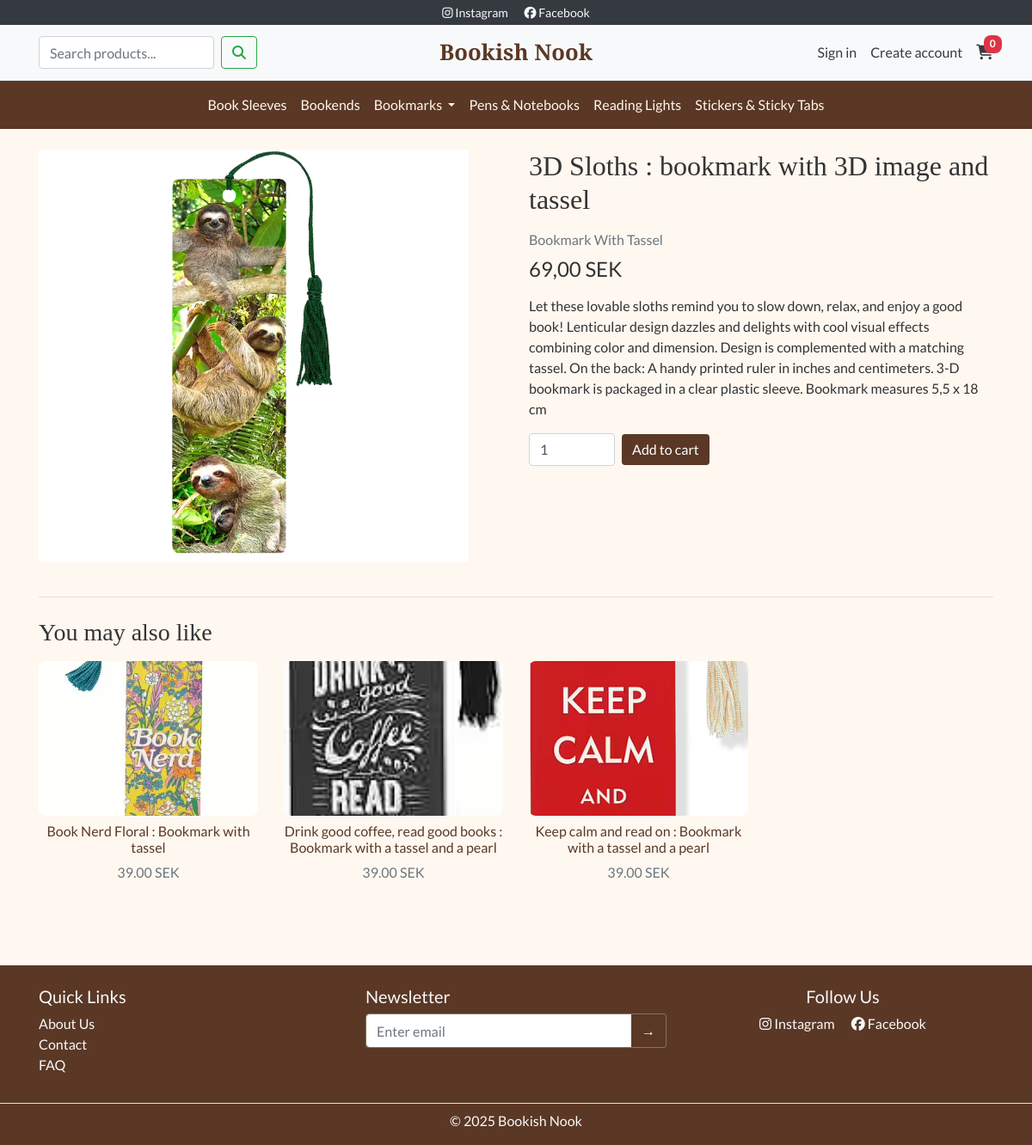
/products/3d-sloths-bookmark-with-3d-image-and-tassel/, run on the app's committed database.
### products/models.py (models this page shows, shortened)
class Category(models.Model):
    name = models.CharField(max_length=100)
    slug = models.SlugField(max_length=110, unique=False)
    parent = models.ForeignKey(
        "self", null=True, blank=True,
        related_name="children", on_delete=models.CASCADE
    )
    is_active = models.BooleanField(default=True)
    is_featured = models.BooleanField(default=False, help_text="Show on homepage")
    featured_order = models.PositiveIntegerField(default=0, help_text="Order on homepage (low first)")
    description = models.TextField(blank=True)
    image = models.ImageField(upload_to="category_images/", blank=True, null=True)
    class Meta:
        unique_together = ("parent", "slug")  # the same slug can exist under different parents
        ordering = ["parent__id", "name"]
    @property
    def slug_path(self):
        parts, c = [], self
        while c:
            parts.append(c.slug)
            c = c.parent
        return "/".join(reversed(parts))
    def get_absolute_url(self):
        return f"/products/category/{self.slug_path}/"

class Product(models.Model):
    category = models.ForeignKey(Category, on_delete=models.PROTECT, related_name="products")
    name = models.CharField(max_length=150)
    slug = models.SlugField(max_length=170, unique=True, blank=True)
    description = models.TextField(blank=True)
    price = models.DecimalField(max_digits=8, decimal_places=2)
    image = models.ImageField(upload_to="products/", blank=True, null=True)
    is_active = models.BooleanField(default=True)
    stock = models.PositiveIntegerField(default=0)
    created = models.DateTimeField(auto_now_add=True)
    updated = models.DateTimeField(auto_now=True)
    class Meta:
        ordering = ["name"]
    def get_absolute_url(self):
        return reverse("products:detail", args=[self.slug])

### products/views.py (the view)
# urls.py: path('<slug:slug>/', views.product_detail, name='detail'),  # /products/<slug>/
def product_detail(request, slug):
    product = get_object_or_404(Product, slug=slug, is_active=True)
    related = Product.objects.filter(is_active=True, category=product.category).exclude(id=product.id)[:4]
    return render(request, "products/product_detail.html", {"product": product, "related": related})

### bookshop/context_processors.py (called while the page is built)
def cart_count(request):
    cart = request.session.get("cart", {})
    return {"cart_count": sum(cart.values())}

def nav_categories(request):
    roots = Category.objects.filter(parent__isnull=True, is_active=True).order_by("name")
    bookmarks = Category.objects.filter(slug="bookmarks", parent__isnull=True).first()
    return {
        "root_categories": roots,      # alla rotkategorier
        "bookmarks_cat": bookmarks,    # Bookmarks-objektet (rot)
    }
    return {"root_categories": roots}

### products/templatetags/price_filters.py (called while the page is built)
@register.filter
def currency(value):
    try:
        amount = f"{value:,.2f}".replace(",", " ").replace(".", ",")  # sv stil
        return f"{amount}\u00A0SEK"  # NBSP
    except Exception:
        return f"{value} SEK"

### products/templates/products/product_detail.html (shortened to what this page needs)
{% extends "base.html" %}
{% load static price_filters %}
{% block content %}
<div class="row">
  <div class="col-md-6 mb-3">
    {% if product.image %}
      <img src="{{ product.image.url }}" class="img-fluid rounded product-hero-img" alt="{{ product.name }}">
    {% else %}
      <img src="{% static 'images/placeholder.jpg' %}" class="img-fluid rounded product-hero-img" alt="{{ product.name }}">
    {% endif %}
  </div>
  <div class="col-md-6">
    <h1 class="product-title bn-section-title mb-3">{{ product.name }}</h1>
    <div class="text-muted mb-2">{{ product.category.name }}</div>
    <div class="h4 mb-3">{{ product.price|currency }}</div>
    <p>{{ product.description|linebreaks }}</p>
    <form action="{% url 'cart:add' product.id %}" method="post" class="mt-3">
      <div class="form-inline">
        <input type="number" name="qty" value="1" min="1" max="{{ product.stock }}" class="form-control mr-2" style="width:100px">
        <button class="btn bn-btn-primary" {% if product.stock == 0 %}disabled{% endif %}>
          {% if product.stock == 0 %}Out of stock{% else %}Add to cart{% endif %}
        </button>
      </div>
    </form>
  </div>
</div>
{% if related %}
<hr class="my-4">
<h3 class="mb-3">You may also like</h3>
<div class="row">
  {% for p in related %}
  <div class="col-md-3 col-6 mb-4">
    <a href="{{ p.get_absolute_url }}" class="bn-card d-block text-center">
      {% if p.image %}
        <img src="{{ p.image.url }}" class="img-fluid bn-card-img" alt="{{ p.name }}">
      {% else %}
        <img src="{% static 'images/placeholder.jpg' %}" class="img-fluid bn-card-img" alt="{{ p.name }}">
      {% endif %}
      <h6 class="mt-2">{{ p.name }}</h6>
      <div class="text-muted">{{ p.price }} SEK</div>
    </a>
  </div>
  {% endfor %}
</div>
{% endif %}
{% endblock %}

### templates/includes/header.html (shortened to what this page needs)
<div class="bg-dark text-light text-center py-1 small">
  <a href="https://www.instagram.com/" class="text-light mx-2" target="_blank" rel="noopener" aria-label="Link to Instagram (opens in new tab)">
    <i class="fab fa-instagram"></i> Instagram
  </a>
  <a href="https://www.facebook.com/" class="text-light mx-2" target="_blank" rel="noopener" aria-label="Link to Facebook (opens in new tab)">
    <i class="fab fa-facebook"></i> Facebook
  </a>
</div>
<nav class="navbar navbar-light bg-light border-bottom py-2">
  <div class="container navbar-grid">
    <div class="d-flex align-items-center">
      <form action="{% url 'products:list' %}" method="get" class="form-inline d-none d-lg-flex">
        <input class="form-control mr-2"
          type="search"
          name="q"
          placeholder="Search products..."
          aria-label="Search"
          value="{{ request.GET.q|default:'' }}">
        <button class="btn btn-outline-success" type="submit">
          <i class="fas fa-search"></i>
        </button>
      </form>
    </div>
    <a class="navbar-brand bn-title text-center mx-0" href="/">Bookish Nook</a>
    <div class="d-flex align-items-center justify-content-end">
      {% if request.user.is_authenticated %}
        <a href="{% url 'profiles:dashboard' %}" class="text-dark mr-3 d-none d-lg-inline" title="My Account">
          <i class="far fa-user"></i>
        </a>
        <a href="{% url 'account_logout' %}" class="text-dark mr-3 d-none d-lg-inline">Logout</a>
      {% else %}
        <a href="{% url 'account_login' %}?modal=1" class="text-dark mr-3 d-none d-lg-inline" data-auth-modal="login">Sign in</a>
        <a href="{% url 'account_signup' %}?modal=1" class="text-dark mr-3 d-none d-lg-inline" data-auth-modal="signup">Create account</a>
      {% endif %}
      <a href="{% url 'cart:view' %}" class="text-dark position-relative" title="Cart">
        <i class="fas fa-shopping-cart"></i>
        <span class="badge badge-pill badge-danger position-absolute" style="top:-8px; right:-10px;">
          {{ cart_count|default:0 }}
        </span>
      </a>
    </div>
  </div>
</nav>
<nav class="navbar navbar-expand-lg navbar-dark bn-brown">
  <div class="collapse navbar-collapse justify-content-center" id="mainNav">
  <ul class="navbar-nav bn-navbar">
  {% for root in root_categories %}
    {% if bookmarks_cat and root.id == bookmarks_cat.id %}
      <li class="nav-item dropdown">
        <a class="nav-link dropdown-toggle"
           href="{{ bookmarks_cat.get_absolute_url }}"
           id="navBookmarks"
           data-toggle="dropdown" aria-haspopup="true" aria-expanded="false">
          {{ bookmarks_cat.name }}
        </a>
      </li>
    {% else %}
      <li class="nav-item">
        <a class="nav-link" href="{{ root.get_absolute_url }}">{{ root.name }}</a>
      </li>
    {% endif %}
  {% endfor %}
  </ul>
  </div>
</nav>

### static/css/style.css (style rules this page uses)
html, body { overflow-x: hidden; }
body { font-family: 'Lato', sans-serif; color: #333333; background-color: #FFF8F0; }
h1, h2, h3, .bn-title, .bn-section-title { font-family: 'Playfair Display', serif; }
.bn-brown { background-color: #5A3825; }
.bn-btn-primary { background-color: #5A3825; border: none; color: #FFF8F0; }
.bn-title { font-size: 1.4rem; font-weight: 700; }
.navbar-grid { display: grid; grid-template-columns: 1fr auto 1fr; align-items: center; gap: .5rem; }
.navbar-light .navbar-brand.bn-title { color: #5A3825 !important; font-size: 1.6rem; font-weight: 700; }
.navbar .btn-link i, .navbar a i { font-size: 1.1rem; }
.navbar-dark .navbar-nav .nav-link { color: #FFF8F0; }
.navbar .container.navbar-grid { display: grid !important; grid-template-columns: 1fr auto 1fr; align-items: center; gap: .5rem; }
.navbar .container.navbar-grid .bn-title { justify-self: center; margin: 0; }
.bn-card-img { height: 180px; width: 100%; object-fit: cover; border-radius: 8px; }
.badge { border-radius: .5rem; padding: .35em .6em; font-weight: 600; }
a, .btn-link { color: #5A3825; text-decoration: none; }
.bn-btn-primary { background-color: #5A3825; color: #fff; border: none; }
html, body { height: 100%; }
body { display: flex; flex-direction: column; min-height: 100vh; }
.product-hero-img { width: 100%; height: auto; max-height: 60vh; object-fit: contain; background: #fff; }
.product-title { font-size: clamp(1.25rem, 2.5vw + 0.5rem, 2rem); }
.product-image, .product-hero-img { width: 100%; height: auto; max-width: 400px; aspect-ratio: 1 / 1; object-fit: contain; background-color: #fff; border-radius: 8px; }
@media (min-width: 992px) { .product-hero-img { max-width: 500px; } }

### data on the page
Category: name "Book Sleeves"
Category: name "Bookends"
Category: name "Bookmarks"
Category: name "Pens & Notebooks"
Category: name "Reading Lights"
Category: name "Stickers & Sticky Tabs"
Product: image (picture), name "3D Sloths : bookmark with 3D image and tassel", category.name "Bookmark With Tassel", price "69,00 SEK", description "Let these lovable sloths remind you to slow down, relax, and enjoy a good book! Lenticular design dazzles and delights with cool visual effects combining color and dimension. Design is complemented with a matching tassel. On the back: A handy printed ruler in inches and centimeters. 3-D bookmark is packaged in a clear plastic sleeve. Bookmark measures 5,5 x 18 cm"
Product: image (picture), name "Book Nerd Floral : Bookmark with tassel", price "39.00"
Product: image (picture), name "Drink good coffee, read good books : Bookmark with a tassel and a pearl", price "39.00"
Product: image (picture), name "Keep calm and read on : Bookmark with a tassel and a pearl", price "39.00"

### other printed values
{{ cart_count|default:0 }} "0"
